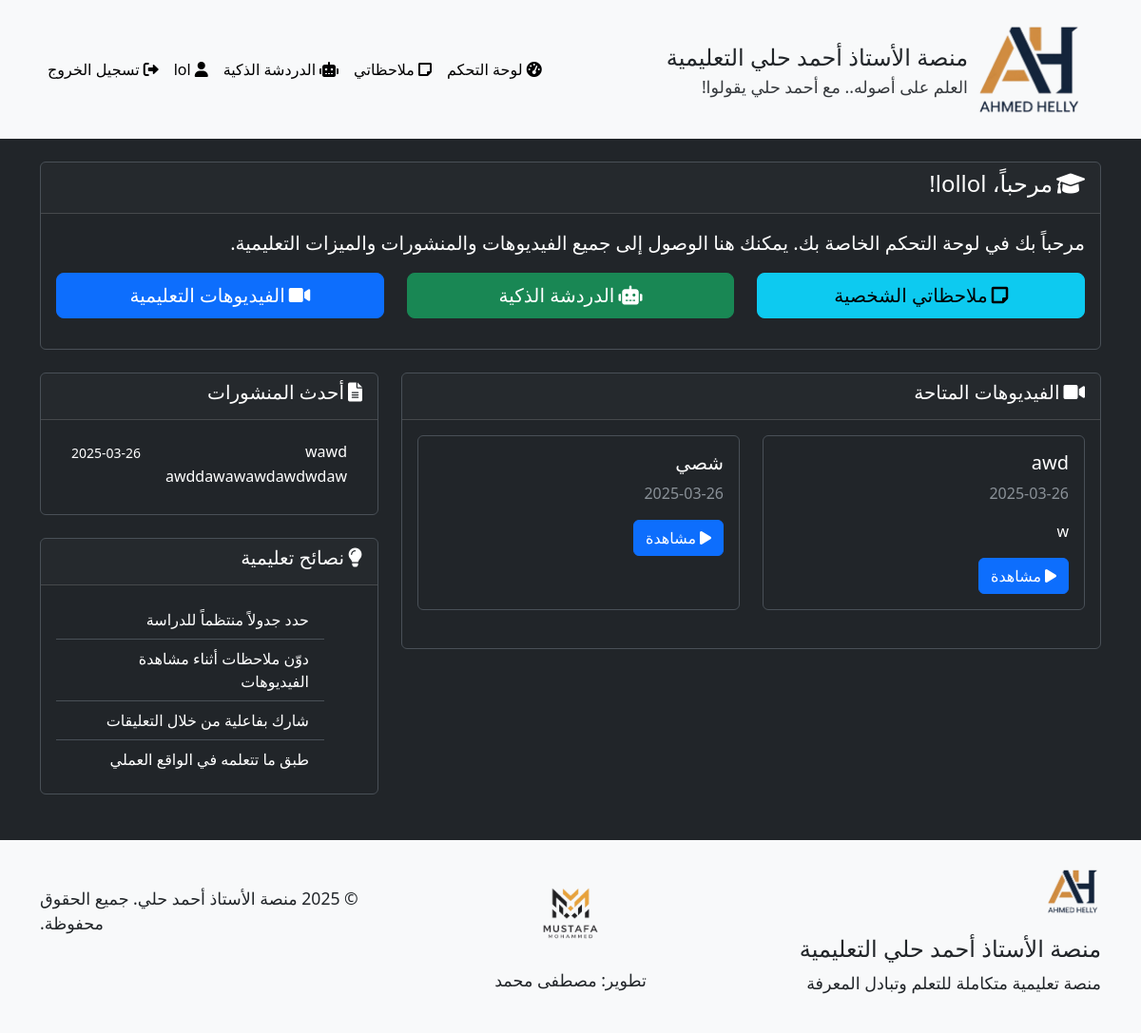
Page /student/dashboard (signed in) on the earlier database version.
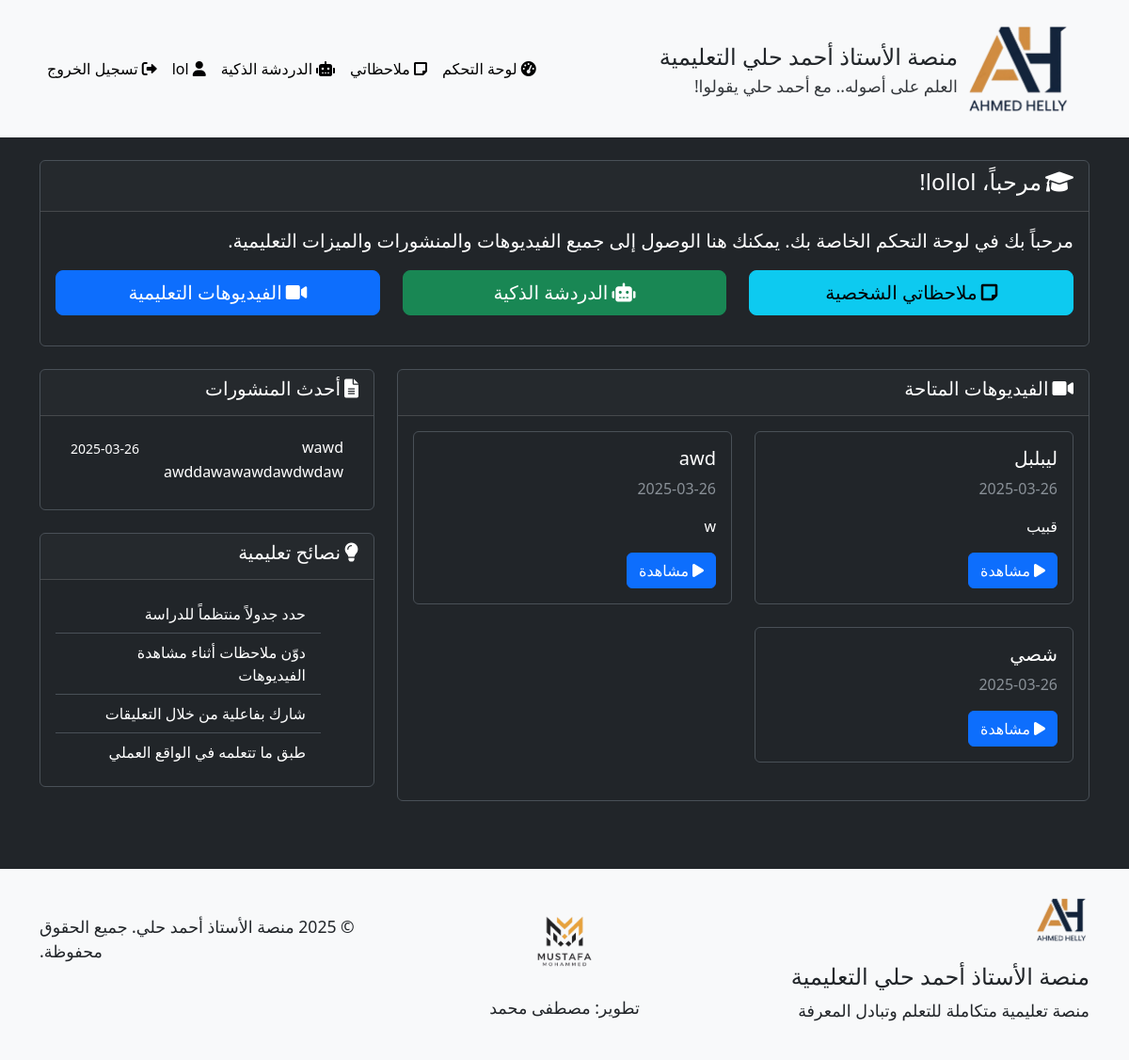
Same page on the later database version.
### models.py (models this page shows, shortened)
class Video(db.Model):
    __tablename__ = 'videos'
    id = db.Column(db.Integer, primary_key=True)
    title = db.Column(db.String(100), nullable=False)
    url = db.Column(db.String(200), nullable=True)  # يمكن أن يكون فارغًا في حالة رفع ملف
    file_path = db.Column(db.String(200), nullable=True)  # مسار الملف المرفوع
    description = db.Column(db.Text)
    uploaded_by = db.Column(db.Integer, db.ForeignKey('users.id'), nullable=False)
    created_at = db.Column(db.DateTime, default=datetime.utcnow)
    requires_code = db.Column(db.Boolean, default=True)  # هل تتطلب المحاضرة كود للوصول
    comments = db.relationship('Comment', backref='video', lazy='dynamic', cascade='all, delete-orphan')

class Post(db.Model):
    __tablename__ = 'posts'
    id = db.Column(db.Integer, primary_key=True)
    title = db.Column(db.String(100), nullable=False)
    content = db.Column(db.Text, nullable=False)
    created_by = db.Column(db.Integer, db.ForeignKey('users.id'), nullable=False)
    created_at = db.Column(db.DateTime, default=datetime.utcnow)

### routes.py (the view)
@student_bp.route('/dashboard')
@login_required
def dashboard():
    if current_user.is_admin():
        return redirect(url_for('admin.dashboard'))
    videos = Video.query.order_by(Video.created_at.desc()).all()
    posts = Post.query.order_by(Post.created_at.desc()).all()
    return render_template('student/dashboard.html', videos=videos, posts=posts)

### app.py (called while the page is built)
    @login_manager.user_loader
    def load_user(user_id):
        return User.query.get(int(user_id))

### models.py (called while the page is built)
    def is_admin(self):
        return self.role == 'admin'

### templates/student/dashboard.html (shortened to what the changed rows need)
{% extends 'base.html' %}
{% block content %}
<div class="row">
    <div class="col-lg-8">
        <div class="card bg-dark mb-4">
            <div class="card-body">
                {% if videos %}
                    <div class="row">
                        {% for video in videos %}
                            <div class="col-md-6 mb-4">
                                <div class="card bg-dark h-100 card-hover">
                                    <div class="card-body">
                                        <h5 class="card-title">{{ video.title }}</h5>
                                        <p class="card-text text-muted">
                                            {{ video.created_at.strftime('%Y-%m-%d') }}
                                        </p>
                                        {% if video.description %}
                                            <p class="card-text">
                                                {{ video.description[:100] }}{% if video.description|length > 100 %}...{% endif %}
                                            </p>
                                        {% endif %}
                                        <div class="d-flex justify-content-between align-items-center">
                                            <a href="{{ url_for('student.view_video', video_id=video.id) }}" class="btn btn-primary">
                                                <i class="fas fa-play me-1"></i>مشاهدة
                                            </a>
                                        </div>
                                    </div>
                                </div>
                            </div>
                        {% endfor %}
                    </div>
                {% else %}
                    <div class="alert alert-info">
                        <i class="fas fa-info-circle me-2"></i>لا توجد فيديوهات متاحة حالياً.
                    </div>
                {% endif %}
            </div>
        </div>
    </div>
    <div class="col-lg-4">
        <div class="card bg-dark mb-4">
            <div class="card-body">
                {% if posts %}
                    <div class="list-group list-group-flush">
                        {% for post in posts %}
                            <a href="{{ url_for('student.view_post', post_id=post.id) }}" class="list-group-item list-group-item-action bg-dark">
                                <div class="d-flex w-100 justify-content-between">
                                    <h6 class="mb-1">{{ post.title }}</h6>
                                    <small>{{ post.created_at.strftime('%Y-%m-%d') }}</small>
                                </div>
                                <p class="mb-1">
                                    {{ post.content[:100] }}{% if post.content|length > 100 %}...{% endif %}
                                </p>
                            </a>
                        {% endfor %}
                    </div>
                {% else %}
                    <div class="alert alert-info">
                        <i class="fas fa-info-circle me-2"></i>لا توجد منشورات متاحة حالياً.
                    </div>
                {% endif %}
            </div>
        </div>
    </div>
</div>
{% endblock %}

Differences in the rows shown:
added Video: title "ليبلبل", created_at "2025-03-26", description "قبيب"
